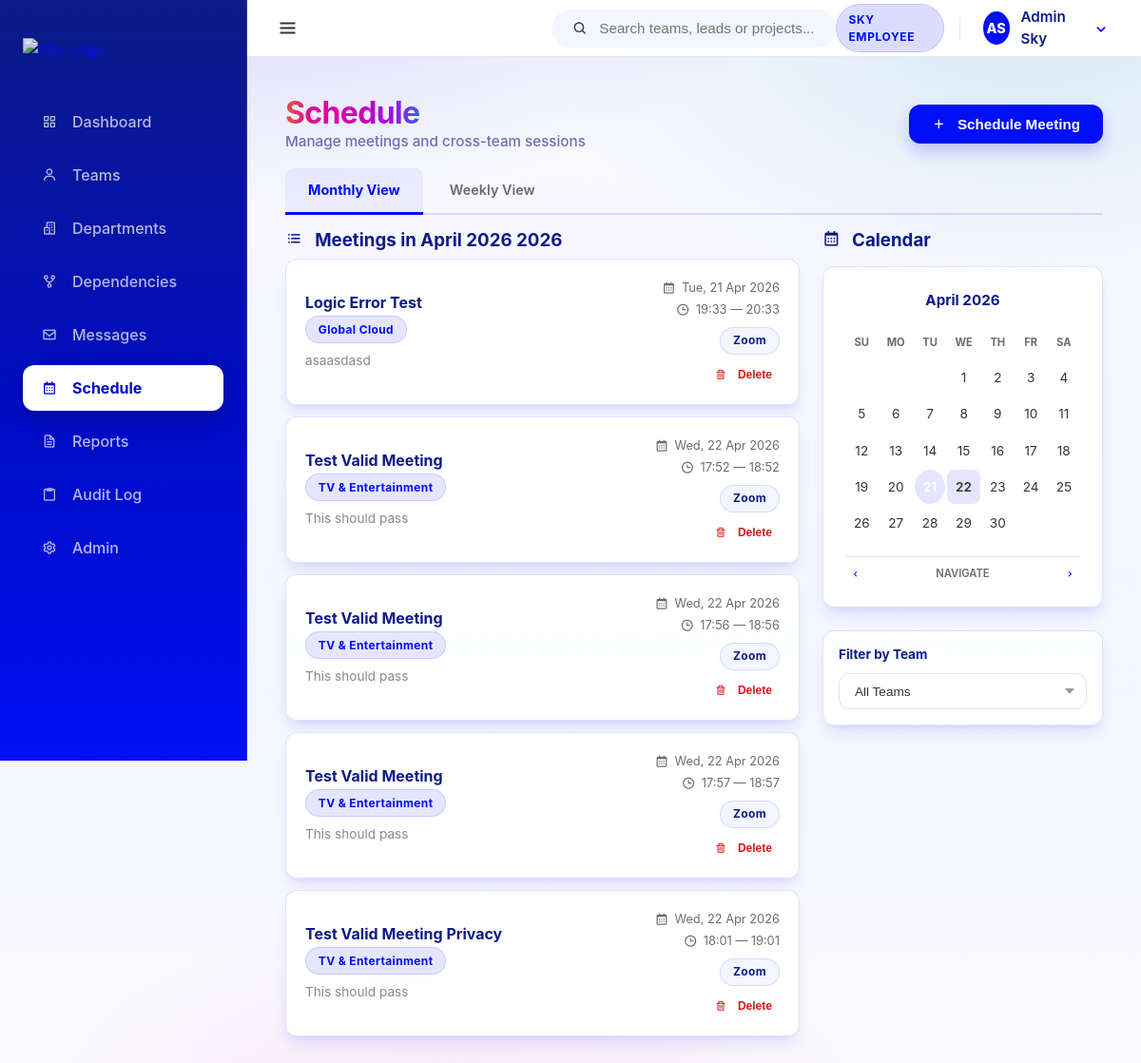
Screenshot of /schedule/ (signed in) with the database file from the repository.
### core/models.py (models this page shows, shortened)
class User(AbstractUser):
    class Meta:
        verbose_name = 'User'
        verbose_name_plural = 'Users'

class Meeting(models.Model):
    meeting_id = models.AutoField(primary_key=True)
    created_by_user = models.ForeignKey(User, on_delete=models.CASCADE, related_name='created_meetings')
    team = models.ForeignKey(Team, on_delete=models.CASCADE, related_name='meetings')
    meeting_title = models.CharField(max_length=255)
    start_datetime = models.DateTimeField()
    end_datetime = models.DateTimeField()
    PLATFORM_CHOICES = [
        ('teams', 'Microsoft Teams'),
        ('zoom', 'Zoom'),
        ('google_meet', 'Google Meet'),
        ('in_person', 'In Person'),
    ]
    platform_type = models.CharField(max_length=20, choices=PLATFORM_CHOICES)
    meeting_link = models.URLField(blank=True)
    agenda_text = models.TextField()
    created_at = models.DateTimeField(auto_now_add=True)

class Team(models.Model):
    team_id = models.AutoField(primary_key=True)
    department = models.ForeignKey(Department, on_delete=models.CASCADE, related_name='teams')
    team_name = models.CharField(max_length=100)
    mission = models.TextField(blank=True) # Main Requirement
    lead_email = models.EmailField(blank=True) # Main Requirement
    team_leader_name = models.CharField(max_length=100, blank=True)
    work_stream = models.CharField(max_length=100)
    project_name = models.CharField(max_length=100)
    project_codebase = models.CharField(max_length=100)
    status = models.CharField(max_length=50, default='Active')
    tech_tags = models.TextField(blank=True, help_text="Comma separated tags")
    created_at = models.DateTimeField(auto_now_add=True)
    updated_at = models.DateTimeField(auto_now=True)
    def __str__(self):
        return self.team_name

### schedule/views.py (the view)
# urls.py: path('', views.schedule_calendar, name='calendar'),
@login_required
def schedule_calendar(request):
    try:
        month_offset = int(request.GET.get("month_offset", 0))
        team_filter = request.GET.get("team_id")
        show_form = request.GET.get("new") == "true"
        base_date = timezone.now().date().replace(day=1)
        target_year = base_date.year
        target_month = base_date.month + month_offset
        while target_month > 12:
            target_month -= 12
            target_year += 1
        while target_month < 1:
            target_month += 12
            target_year -= 1
        if request.user.is_staff or request.user.is_superuser:
            visible_teams = Team.objects.all().order_by("team_name")
            meeting_queryset = Meeting.objects.all()
        else:
            user_team_ids = request.user.team_memberships.values_list('team_id', flat=True)
            visible_teams = Team.objects.filter(team_id__in=user_team_ids).order_by("team_name")
            meeting_queryset = Meeting.objects.filter(team__in=visible_teams)
        calendar_meetings = meeting_queryset.filter(
            start_datetime__month=target_month,
            start_datetime__year=target_year
        )
        if team_filter:
            calendar_meetings = calendar_meetings.filter(team__team_id=team_filter)
        meetings = meeting_queryset.select_related("team", "created_by_user").filter(
            start_datetime__month=target_month,
            start_datetime__year=target_year
        ).order_by("start_datetime")
        if team_filter:
            meetings = meetings.filter(team__team_id=team_filter)
        calendar_ctx = _build_calendar_context(target_year, target_month, calendar_meetings)
        form = MeetingForm(initial={"team": team_filter} if team_filter else {})
        form.fields['team'].queryset = visible_teams
        context = {
            "meetings": meetings,
            "form": form,
            "teams": visible_teams,
            "selected_team": team_filter,
            "month_offset": month_offset,
            "show_form": show_form,
            "today": timezone.now(),
            "active_view": "monthly",
        }
        context.update(calendar_ctx)
        return render(request, "schedule/calendar.html", context)
    except Exception as error:
        return render(request, "schedule/calendar.html", {"error": str(error)})

### templates/schedule/calendar.html (shortened to what this page needs)
{% extends 'base.html' %}
{% block content %}
<div class="flex-between mb-2 animate-slide-up">
    <div>
        <h1 class="spectrum-text" style="font-size: 2rem; letter-spacing: -0.02em;">Schedule</h1>
        <p style="color: var(--sky-header-blue); opacity: 0.6; font-weight: 500; font-size: 0.95rem;">Manage meetings and cross-team sessions</p>
    </div>
    <div class="flex gap-1">
        <button class="btn btn-primary" onclick="document.getElementById('meeting-form').style.display = document.getElementById('meeting-form').style.display === 'none' ? 'block' : 'none'">
            <i class='bx bx-plus'></i> Schedule Meeting
        </button>
    </div>
</div>
<div class="tabs mb-2 animate-slide-up" style="animation-delay: 0.1s;">
    <a href="{% url 'schedule:calendar' %}" class="tab-btn {% if not active_view or active_view == 'monthly' %}active{% endif %}" style="text-decoration: none;">Monthly View</a>
    <a href="{% url 'schedule:weekly' %}" class="tab-btn {% if active_view == 'weekly' %}active{% endif %}" style="text-decoration: none;">Weekly View</a>
</div>
<div class="grid-2-1 animate-slide-up" style="animation-delay: 0.15s;">
    <div>
        <h3 style="color: var(--sky-header-blue); margin-bottom: 0.5rem;">
            <i class='bx bx-list-ul' style="margin-right: 0.5rem;"></i>
            {% if active_view == 'weekly' %}Weekly Schedule{% else %}Meetings in {{ month_name }} {{ year }}{% endif %}
        </h3>
        {% if meetings %}
        <div style="display: flex; flex-direction: column; gap: 0.75rem;">
            {% for meeting in meetings %}
            <div class="card shadow-sm" style="padding: 1.25rem;">
                <div class="flex-between">
                    <div>
                        <h4 style="font-size: 1rem; color: var(--sky-header-blue);">{{ meeting.meeting_title }}</h4>
                        <p style="font-size: 0.8rem; color: var(--muted-foreground); margin-top: 0.25rem;">
                            <a href="{% url 'teams:team_detail' meeting.team.team_id %}" style="text-decoration: none;">
                                <span class="chip chip-department">{{ meeting.team.team_name }}</span>
                            </a>
                        </p>
                        {% if meeting.agenda_text %}
                        <p style="font-size: 0.85rem; color: #888; margin-top: 0.5rem;">{{ meeting.agenda_text|truncatewords:20 }}</p>
                        {% endif %}
                    </div>
                    <div style="text-align: right; flex-shrink: 0;">
                        <div style="font-size: 0.8rem; color: var(--muted-foreground); display: flex; align-items: center; gap: 0.4rem; justify-content: flex-end;">
                            <i class='bx bx-calendar' style="font-size: 0.9rem;"></i>
                            {{ meeting.start_datetime|date:"D, d M Y" }}
                        </div>
                        <div style="font-size: 0.8rem; color: var(--muted-foreground); display: flex; align-items: center; gap: 0.4rem; justify-content: flex-end; margin-top: 0.25rem;">
                            <i class='bx bx-time' style="font-size: 0.9rem;"></i>
                            {{ meeting.start_datetime|date:"H:i" }} — {{ meeting.end_datetime|date:"H:i" }}
                        </div>
                        <div style="margin-top: 0.5rem;">
                            <span class="chip chip-tech">{{ meeting.get_platform_type_display }}</span>
                        </div>
                        <form method="post" action="{% url 'schedule:delete' meeting.meeting_id %}" style="margin-top: 0.5rem;" onsubmit="return confirm('Delete this meeting?');">
                            <button type="submit" class="btn btn-ghost" style="color: var(--sky-negative); font-size: 0.75rem; padding: 0.25rem 0.5rem;">
                                <i class='bx bx-trash'></i> Delete
                            </button>
                        </form>
                    </div>
                </div>
            </div>
            {% endfor %}
        </div>
        {% endif %}
    </div>
    <div>
        <h3 style="color: var(--sky-header-blue); margin-bottom: 1rem;">
            <i class='bx bx-calendar' style="margin-right: 0.5rem;"></i> Calendar
        </h3>
        <div class="card">
            <div style="text-align: center; font-size: 0.95rem; font-weight: 700; color: var(--sky-header-blue); margin-bottom: 1rem;">
                {{ month_name }}
            </div>
            <div class="calendar-grid">
                <div class="cal-header">Su</div>
                <div class="cal-header">Mo</div>
                <div class="cal-header">Tu</div>
                <div class="cal-header">We</div>
                <div class="cal-header">Th</div>
                <div class="cal-header">Fr</div>
                <div class="cal-header">Sa</div>
                {% for day in calendar_days %}
                <div class="cal-day {% if day.is_today %}is-today{% endif %} {% if day.has_event %}has-event{% endif %}">
                    {{ day.number }}
                </div>
                {% endfor %}
            </div>
            {% if not active_view or active_view == 'monthly' %}
            <div class="flex-between mt-1" style="padding-top: 0.5rem; border-top: 1px solid var(--border);">
                <a href="?month_offset={{ month_offset|add:'-1' }}{% if selected_team %}&team_id={{ selected_team }}{% endif %}" class="btn btn-ghost" style="padding: 0.25rem; font-size: 0.75rem;">
                    <i class='bx bx-chevron-left'></i>
                </a>
                <span style="font-size: 0.7rem; color: var(--muted-foreground); font-weight: 600; text-transform: uppercase;">
                    Navigate
                </span>
                <a href="?month_offset={{ month_offset|add:'1' }}{% if selected_team %}&team_id={{ selected_team }}{% endif %}" class="btn btn-ghost" style="padding: 0.25rem; font-size: 0.75rem;">
                    <i class='bx bx-chevron-right'></i>
                </a>
            </div>
            {% endif %}
        </div>
        <div class="card mt-2" style="padding: 1rem;">
            <h4 style="font-size: 0.85rem; color: var(--sky-header-blue); margin-bottom: 0.75rem;">Filter by Team</h4>
            <form method="get" action="{% if active_view == 'weekly' %}{% url 'schedule:weekly' %}{% else %}{% url 'schedule:calendar' %}{% endif %}">
                <select name="team_id" class="filter-select" style="width: 100%;" onchange="this.form.submit()">
                    <option value="">All Teams</option>
                </select>
            </form>
        </div>
    </div>
</div>
{% endblock %}

### templates/partials/_top_navbar.html (shortened to what this page needs)
<header class="top-navbar" style="display: flex; align-items: center; justify-content: space-between; height: 60px;">
    <div class="navbar-left">
        <button id="sidebar-toggle" class="sidebar-toggle-btn" aria-label="Toggle Sidebar">
            <i class='bx bx-menu'></i>
        </button>
    </div>
    <div class="navbar-middle">
        <div class="search-bar-container" id="global-search">
            <div class="search-bar">
                <i class='bx bx-search'></i>
                <input type="text" placeholder="Search teams, leads or projects..." id="search-input">
            </div>
        </div>
    </div>
    <div class="navbar-right" style="display: flex; align-items: center; gap: 12px;">
        <span class="badge badge-blue" style="vertical-align: middle; display: inline-flex; align-items: center;">SKY EMPLOYEE</span>
        <div class="nav-user-dropdown" id="user-dropdown-container" style="display: flex; align-items: center;">
            <div class="nav-avatar-trigger" id="user-dropdown-btn" style="display: flex; align-items: center;">
                <div class="avatar-circle small">
                    {% if user.first_name %}{{ user.first_name|first|upper }}{% else %}{{ user.username|first|upper }}{% endif %}{% if user.last_name %}{{ user.last_name|first|upper }}{% endif %}
                </div>
                <span class="user-fullname">{{ user.get_full_name|default:user.username }}</span>
                <i class='bx bx-chevron-down'></i>
            </div>
        </div>
    </div>
</header>

### assets/css/sky-layout.css (style rules this page uses)
:root { --font-size: 16px; --sky-primary: #000ff5; --sky-primary-dark: #000cc4; --sky-focus: #007ecc; --sky-surface: #fafafd; --sky-surface-strong: #f3f5ff; --sky-tint-5: rgba(0, 15, 245, 0.05); --sky-tint-10: rgba(0, 15, 245, 0.1); --sky-tint-14: rgba(0, 15, 245, 0.14); --sky-header-blue: #0c1b87; --sky-text: #333333; --sky-positive: #007e13; --sky-negative: #dd1717; --sky-attention: #f15a22; --sky-spectrum-1: #e4563e; --sky-spectrum-2: #e70296; --sky-spectrum-3: #dc01b1; --sky-spectrum-4: #be01c4; --sky-spectrum-5: #9f11e7; --sky-spectrum-6: #3d5fdf; --sky-spectrum: linear-gradient( 90deg, var(--sky-spectrum-1) 0%, var(--sky-spectrum-2) 20%, var(--sky-spectrum-3) 40%, var(--sky-spectrum-4) 60%, var(--sky-spectrum-5) 80%, var(--sky-spectrum-6) 100% ); --sky-spectrum-diagonal: linear-gradient( 135deg, var(--sky-spectrum-1) 0%, var(--sky-spectrum-2) 20%, var(--sky-spectrum-3) 40%, var(--sky-spectrum-4) 60%, var(--sky-spectrum-5) 80%, var(--sky-spectrum-6) 100% ); --primary: var(--sky-primary); --primary-foreground: #ffffff; --background: var(--sky-surface); --foreground: var(--sky-text); --card: rgba(255, 255, 255, 0.92); --card-foreground: var(--sky-text); --popover: #ffffff; --popover-foreground: var(--sky-text); --muted: var(--sky-surface-strong); --muted-foreground: rgba(51, 51, 51, 0.72); --accent: var(--sky-tint-10); --accent-foreground: var(--sky-text); --destructive: var(--sky-negative); --destructive-foreground: #ffffff; --border: rgba(0, 15, 245, 0.12); --input-background: rgba(255, 255, 255, 0.96); --ring: rgba(0, 126, 204, 0.35); --radius: 0.75rem; --sidebar-width: 260px; --header-height: 70px; --shadow-sm: 0 4px 6px -1px rgba(0, 0, 0, 0.1), 0 2px 4px -1px rgba(0, 0, 0, 0.06); --shadow-md: 0 10px 15px -3px rgba(0, 15, 245, 0.1), 0 4px 6px -2px rgba(0, 15, 245, 0.05); --shadow-lg: 0 20px 25px -5px rgba(12, 27, 135, 0.15), 0 10px 10px -5px rgba(12, 27, 135, 0.1); }
* { margin: 0; padding: 0; box-sizing: border-box; }
html body { font-family: 'Inter', system-ui, -apple-system, sans-serif; color: var(--sky-text); min-height: 100vh; line-height: 1.5; background: radial-gradient(1200px 600px at 20% -10%, rgba(0, 15, 245, 0.18) 0%, rgba(0, 15, 245, 0) 55%), radial-gradient(900px 520px at 90% 0%, rgba(0, 126, 204, 0.14) 0%, rgba(0, 126, 204, 0) 60%), radial-gradient(900px 520px at 40% 110%, rgba(220, 1, 177, 0.1) 0%, rgba(220, 1, 177, 0) 55%), linear-gradient(180deg, #fafafd 0%, #f3f5ff 60%, #fafafd 100%); background-attachment: fixed; background-size: cover; background-repeat: no-repeat; }
html body h1, html body h2, html body h3, html body h4 { color: var(--sky-header-blue); font-weight: 700; line-height: 1.2; }
html body a { color: var(--sky-primary); text-decoration: none; transition: color 0.2s ease; }
html body .top-navbar { height: 60px; background: #ffffff; border-bottom: 1px solid #e5e7eb; display: flex; align-items: center; justify-content: space-between; padding: 0 24px; position: sticky; top: 0; z-index: 900; }
html body .navbar-left, html body .navbar-middle, html body .navbar-right { display: flex; align-items: center; flex: 1; }
html body .navbar-middle { justify-content: center; }
html body .navbar-right { justify-content: flex-end; gap: 12px; }
html body .search-bar-container { position: relative; width: 100%; max-width: 400px; min-width: 280px; }
html body .search-bar { background: var(--sky-surface-strong); padding: 0 1.25rem; height: 40px; border-radius: 999px; display: flex; align-items: center; border: 1px solid transparent; transition: all 0.2s ease; }
html body .search-bar input { background: transparent; border: none; outline: none; flex: 1; margin-left: 0.75rem; font-size: 0.95rem; color: var(--sky-text); }

### rows the page displays
User: first_name|first "A", last_name|first "S", get_full_name "Admin Sky"
Meeting: meeting_title "Logic Error Test", team.team_name "Global Cloud", agenda_text "asaasdasd", start_datetime "Tue, 21 Apr 2026", start_datetime "19:33", end_datetime "20:33", platform_type "Zoom"
Meeting: meeting_title "Test Valid Meeting", team.team_name "TV & Entertainment", agenda_text "This should pass", start_datetime "Wed, 22 Apr 2026", start_datetime "17:52", end_datetime "18:52", platform_type "Zoom"
Meeting: meeting_title "Test Valid Meeting", team.team_name "TV & Entertainment", agenda_text "This should pass", start_datetime "Wed, 22 Apr 2026", start_datetime "17:56", end_datetime "18:56", platform_type "Zoom"
Meeting: meeting_title "Test Valid Meeting", team.team_name "TV & Entertainment", agenda_text "This should pass", start_datetime "Wed, 22 Apr 2026", start_datetime "17:57", end_datetime "18:57", platform_type "Zoom"
Meeting: meeting_title "Test Valid Meeting Privacy", team.team_name "TV & Entertainment", agenda_text "This should pass", start_datetime "Wed, 22 Apr 2026", start_datetime "18:01", end_datetime "19:01", platform_type "Zoom"

### other values shown
{{ month_name }} "April 2026"
{{ year }} "2026"
{{ day.number }} "1" "2" "3" "4" "5" "6" "7" "8" "9" "10" "11" "12" "13" "14" "15" "16" "17" "18" "19" "20" "21" "22" "23" "24" "25" "26" "27" "28" "29" "30"
